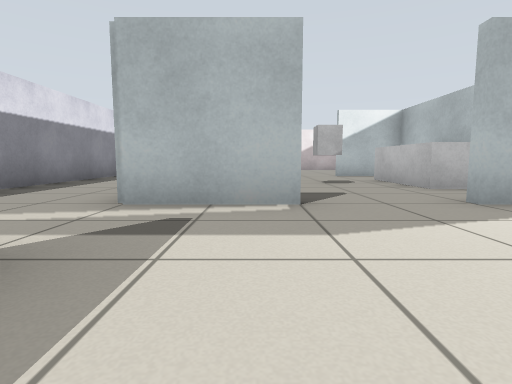
view 1 (above)

23 first-person views from a walk through a Gazebo world. The camera is 0.5 m above the floor, tilts 6° down and sees 80° across. The floor is counted in squares, 1 m on a side. Each view is taken from the middle of a square. On the plan, view 1 faces up. The plan holds only what a view shows up to about 9 squares ahead; the rest is blank.

view 2
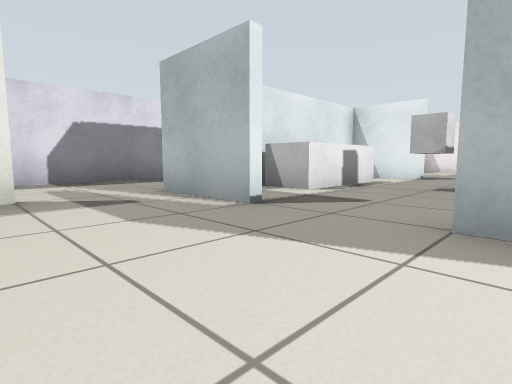

view 3
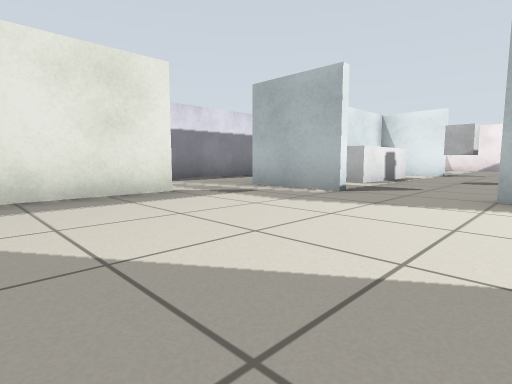

view 4
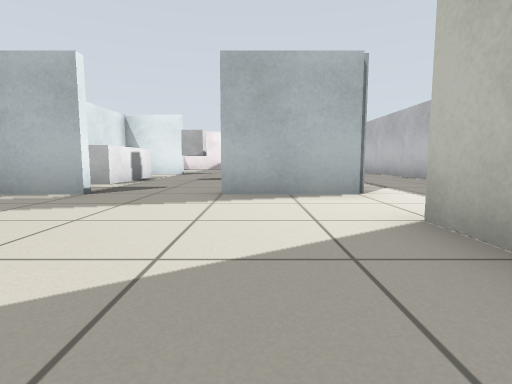

view 5
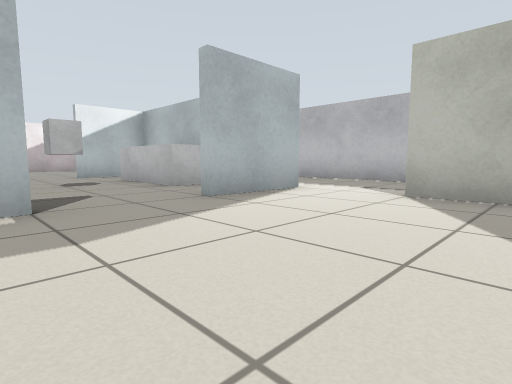

view 6
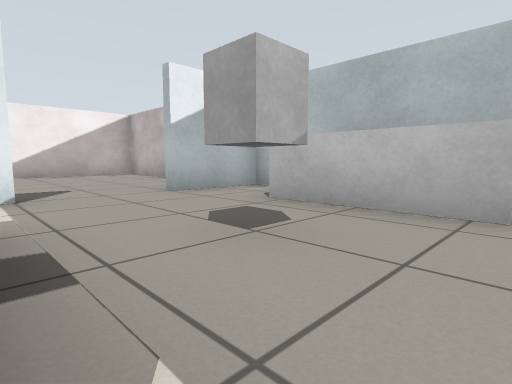

view 7
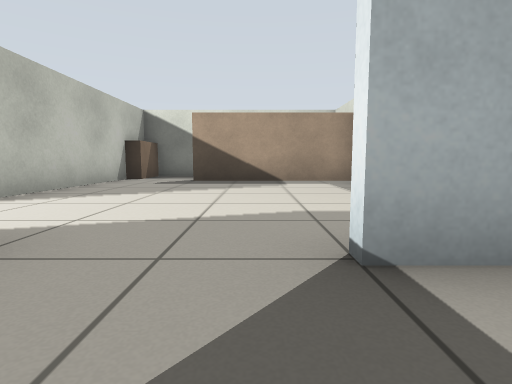

view 8
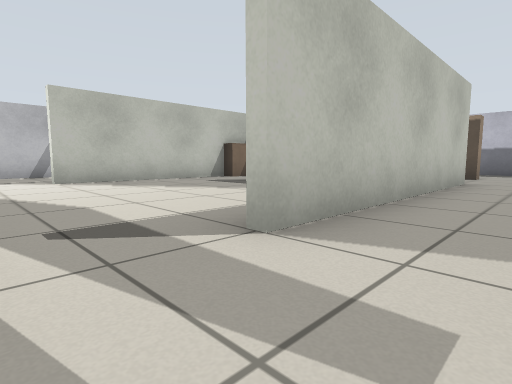

view 9
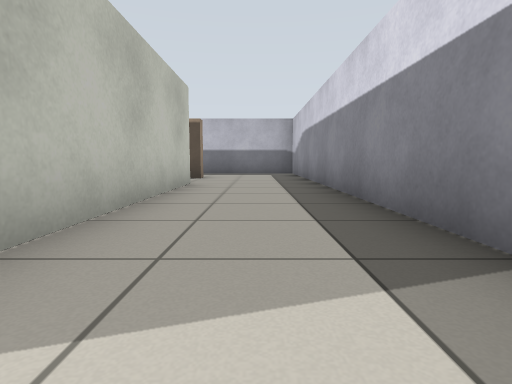

view 10
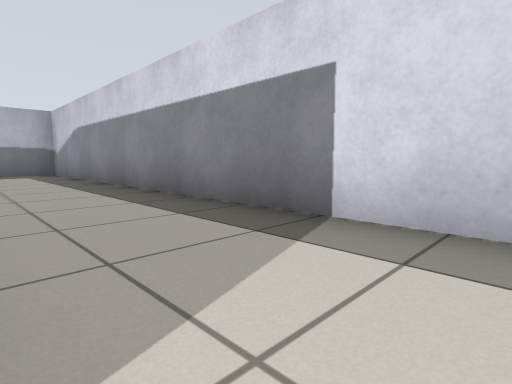

view 11
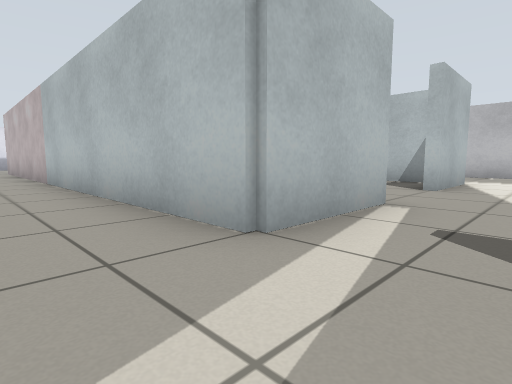

view 12
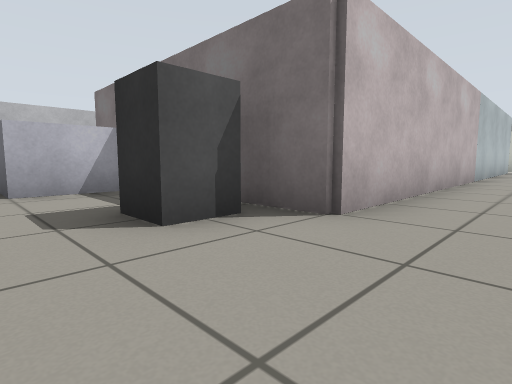

view 13
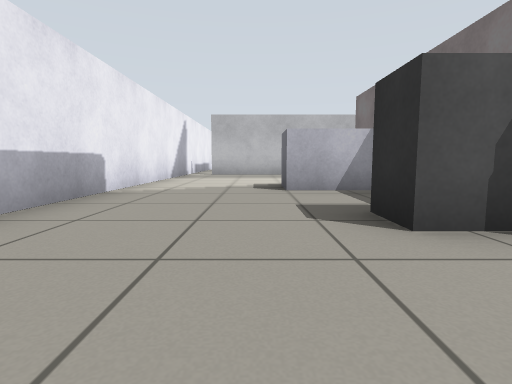

view 14
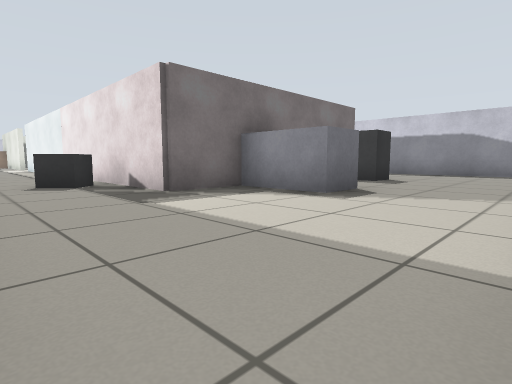

view 15
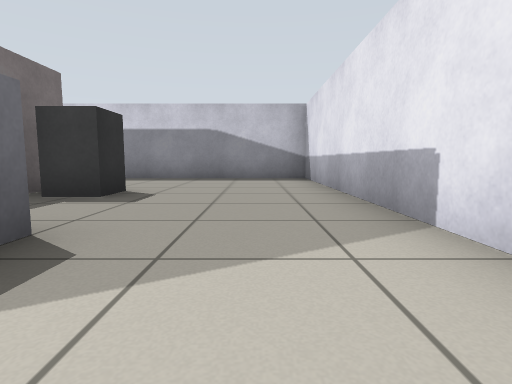

view 16
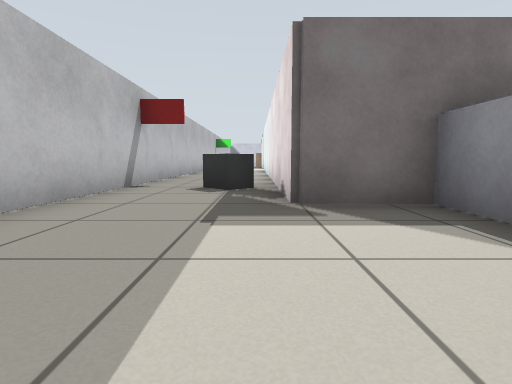

view 17
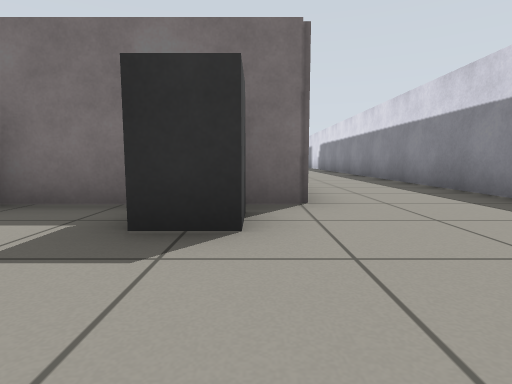

view 18
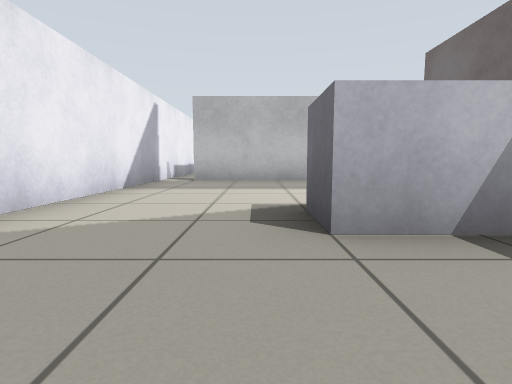

view 19
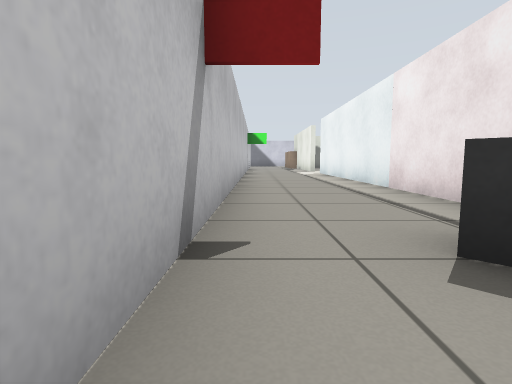

view 20
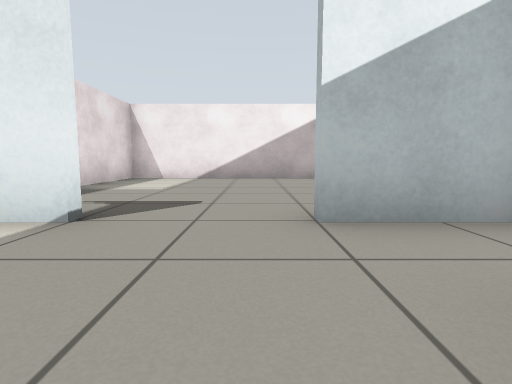

view 21
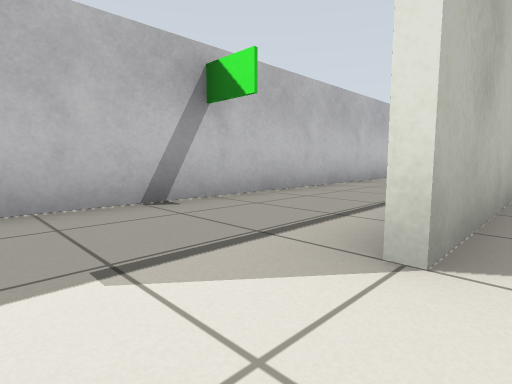

view 22
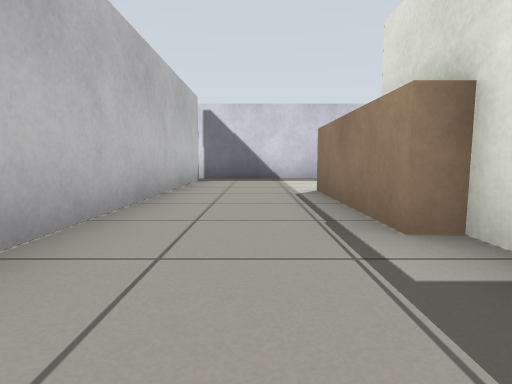

view 23
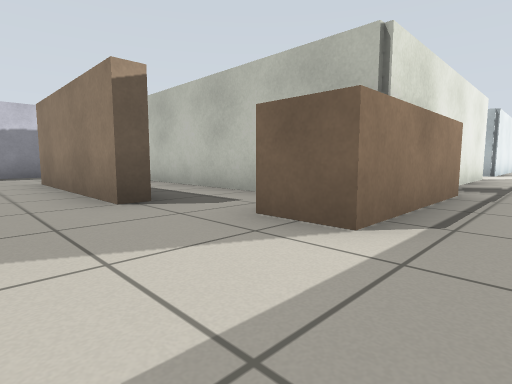

### Floor plan
Points are (right, up) in squares from view 1. A wall is a line through its corners. A room is listed if a view was taken in it or the views show most of it. See-through windows are left out.
Room 1 (views 1, 2, 3, 4, 5, 21)
walls: (0.6, 3.4) (-1.6, 3.4); (-1.4, 1.6) (-1.4, -0.8); (4.6, 3.4) (2.5, 3.4); (4.4, -2.2) (4.4, 1.5); (-1.4, -2.3) (2.5, -2.3)
ways out: opening at (1.5, 4) to room 2; opening at (-1, 2.5) to room 3; opening at (5, 2.5) to room 4; opening at (3.5, -2) to room 5
Room 2 (views 6, 7, 20)
walls: (0.6, 9.4) (-1.4, 9.4) (-1.4, 8.4); (-0.2, 3.6) (0.5, 3.6); (4.6, 7.4) (4.6, 5.9); (-1.6, 3.4) (-1.6, 4.5); (4.4, 4.1) (4.4, 9.4) (2.5, 9.4); (-4.4, 8.6) (-4.4, 3.6)
ways out: opening at (1.5, 4) to room 1; opening at (-2.5, 4) to room 3; opening at (-2.5, 8) to room 4; opening at (1.5, 10) to room 4; opening at (5, 7) to room 4
objects: white box (-1, 5) to (0, 8); grey box (1, 7); white box (3, 6) to (4, 8)
Room 3 (views 8, 9, 10, 11)
walls: (-1.6, -4.5) (-1.6, 1.5); (-4.4, 3.6) (-4.4, -5.6)
ways out: opening at (-1, 2.5) to room 1; opening at (-2.5, 4) to room 2; opening at (-2.5, -6) to room 5; opening at (-1, -5) to room 5
Room 4 (views 12, 13, 14, 15, 16, 17, 18, 19, 22)
walls: (4.4, 13) (4.4, 13.5); (3.4, 15.6) (4.6, 15.6) (4.6, 7.4); (1.6, 15.4) (0.5, 15.4); (-1.4, 15.5) (-1.4, 12.9); (-1.6, 8.4) (-1.6, 15.6) (1.6, 15.6); (7.5, 20.3) (-4.4, 20.3) (-4.4, 8.6); (4.6, 1.6) (4.6, -2.6); (7.4, -3.5) (7.4, 19.5)
ways out: opening at (5, 2.5) to room 1; opening at (-2.5, 8) to room 2; opening at (1.5, 10) to room 2; opening at (5, 7) to room 2; opening at (6.5, -3.5) to room 5; opening at (8, 20)
objects: grey box (-1, 16) to (0, 17); white box (2, 16) to (3, 17); grey box (5, 14) to (6, 14); sign (7, 1); sign (7, 13)
Room 5 (view 23)
walls: (2.5, -6.3) (2.5, -6.7) (-1.6, -6.7) (-1.6, -6.3) (-1.1, -6.3); (3.6, -4.6) (-1, -4.6); (3.8, -9.3) (7.6, -9.3); (7.4, -8.5) (7.4, -3.5); (-3.6, -9.3) (-3, -9.3); (-4.4, -5.6) (-4.4, -8.6)
ways out: opening at (3.5, -2) to room 1; opening at (-2.5, -6) to room 3; opening at (-1, -5) to room 3; opening at (6.5, -3.5) to room 4
objects: counter (4, -6) to (5, -3)

Where each view was taken, in squares from view 1:
view 1: 0 up, 0 right, facing up
view 2: 1 up, 3 right, facing up-left
view 3: 1 down, 3 right, facing up-left
view 4: 1 down, 3 right, facing up
view 5: 0 up, 0 right, facing up-right
view 6: 5 up, 0 right, facing up-right
view 7: 5 up, 1 right, facing down
view 8: 3 up, 3 left, facing down-right
view 9: 2 up, 3 left, facing down
view 10: 2 up, 2 left, facing down-left
view 11: 2 up, 3 left, facing up-right
view 12: 18 up, 3 left, facing down-right
view 13: 18 up, 3 left, facing right
view 14: 20 up, 7 right, facing down-left
view 15: 19 up, 4 right, facing left
view 16: 19 up, 5 right, facing down
view 17: 19 up, 1 left, facing down
view 18: 18 up, 0 right, facing right
view 19: 15 up, 7 right, facing down
view 20: 7 up, 2 right, facing up
view 21: 3 up, 4 right, facing down-right
view 22: 1 down, 6 right, facing down
view 23: 8 down, 6 right, facing up-left
